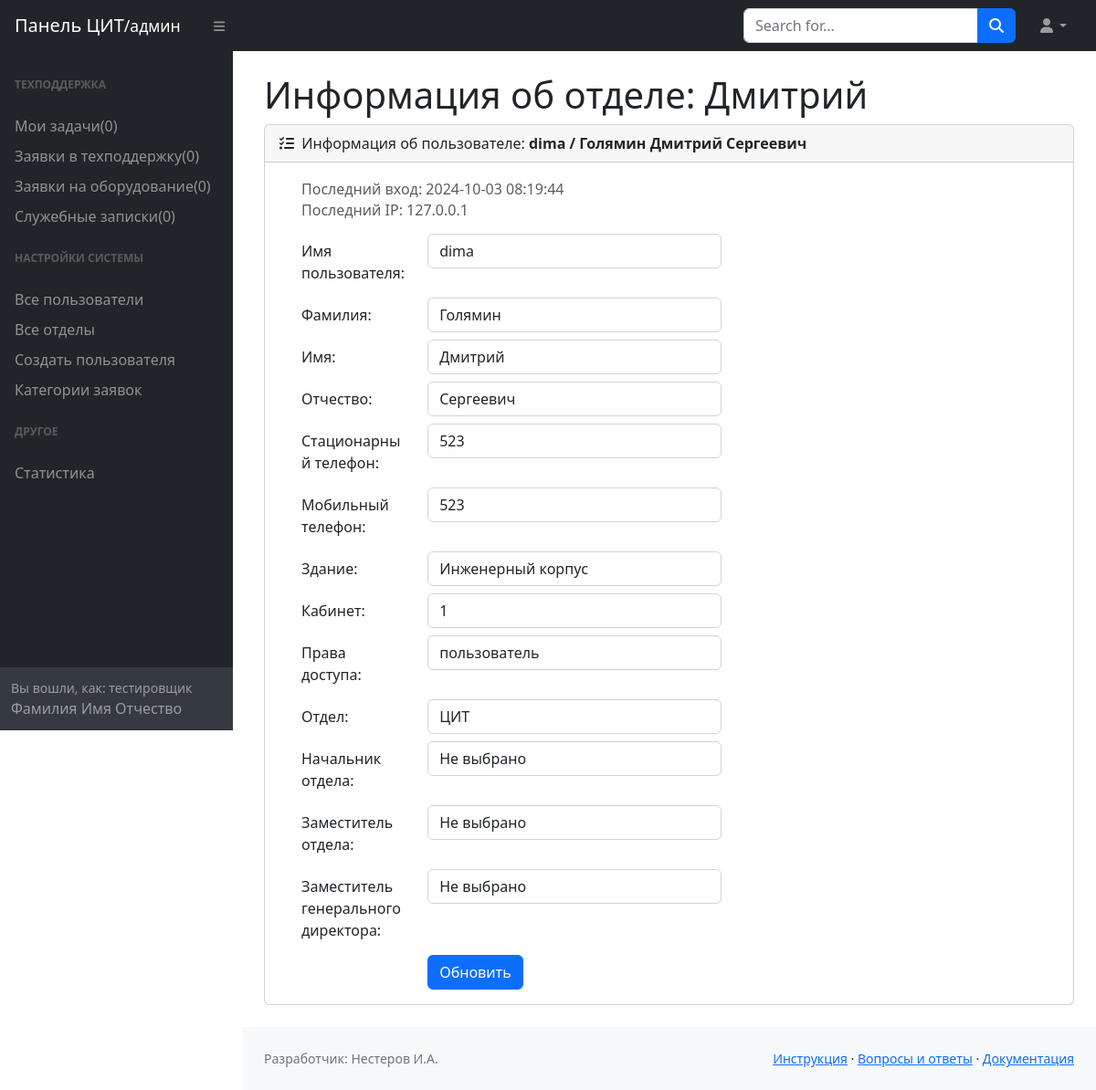
The app's page /admin/user/2 (signed in) with its own data.
### models.py (models this page shows)
class User(Base):
    __tablename__ = 'user'
    id = Column(Integer, primary_key=True, index=True)
    username = Column(String, nullable=False, unique=True)
    password = Column(String, nullable=False)
    surname = Column(String, nullable=False)
    name = Column(String, nullable=False)
    patronymic = Column(String, nullable=True)
    tel_stationary = Column(String, nullable=True)
    tel_mobile = Column(String, nullable=True)
    building = Column(String, nullable=True)
    cabinet = Column(String, nullable=True)
    last_entry = Column(DateTime, default=func.now())
    last_ip = Column(String, nullable=True)
    dostup = Column(String, default='пользователь', nullable=True)
    otdel_id = Column(Integer, ForeignKey('otdel.id', ondelete='SET NULL'), nullable=True)
    otdel = relationship("Otdel", back_populates="users", foreign_keys=[otdel_id])
    otdel_nachalnik = relationship("Otdel", foreign_keys="[Otdel.nachalnik_id]", back_populates="nachalnik")
    otdel_zam = relationship("Otdel", foreign_keys="[Otdel.zam_id]", back_populates="zam")
    otdel_zgd = relationship("Otdel", foreign_keys="[Otdel.zgd_id]", back_populates="zgd")
    tasks_help_created = relationship("Task", foreign_keys="[Task.user_create_id]", back_populates="user_create")
    tasks_help_user_admin = relationship("Task", foreign_keys="[Task.user_admin_id]", back_populates="user_admin")
    tasks_eq_created = relationship("Task_equipment", foreign_keys="[Task_equipment.user_create_id]",
                                    back_populates="user_create")
    tasks_eq_user_admin = relationship("Task_equipment", foreign_keys="[Task_equipment.user_admin_id]",
                                       back_populates="user_admin")
    tasks_universal_created = relationship("Task_Universal", foreign_keys="[Task_Universal.user_create_id]",
                                           back_populates="user_create")
    tasks_universal_user_admin = relationship("Task_Universal", foreign_keys="[Task_Universal.user_admin_id]",
                                              back_populates="user_admin")

### routers/admin.py (the view)
@router.get("/user/{user_id}")
async def get_user(request: Request, user_id: int, db: AsyncSession = Depends(get_db),
                   current_user: User = Depends(access_check)):
    try:
        result = await db.execute(select(User).filter(User.id == user_id))
        user = result.scalars().first()
        result = await db.execute(select(Otdel))
        otdels = result.scalars().all()
        return templates.TemplateResponse("пользователь_обновление.html", {"request": request,
                                                                           "user": user,
                                                                           "roles": roles,
                                                                           "otdels": otdels})
    except SQLAlchemyError as e:
        print(f"Ошибка базы данных: {e}")

### templates/admin/пользователь_обновление.html (shortened to what this page needs)
{% extends 'base_admin.html' %}
{% block h1 %}Информация об отделе: {{ user.name }}{% endblock%}
{% block main %}
<div class="card mb-4 ">
    <div class="card-header">
        <i class="fas fa-tasks me-1"></i>
        Информация об пользователе: <b>{{ user.username }} / {{ user.surname }} {{ user.name }} {{ user.patronymic
        }}</b>
    </div>
    <div class="card-body">
        <div class="container-fluid px-4">
            <div class="form-group row mt-2">
                <h6 class="card-subtitle mb-2 text-body-secondary">Последний вход: {{ user.last_entry }}</h6>
                <h6 class="card-subtitle mb-2 text-body-secondary">Последний IP: {{ user.last_ip }}</h6>
                <form action="/admin/user/{{ user.id }}" method="post">
                    <div class="form-group row mt-2">
                        <label for="username" class="col-sm-2 col-form-label">Имя пользователя:</label>
                        <div class="col-sm-5">
                            <input type="text" id="username" name="username" class="form-control"
                                   value="{{ user.username }}">
                        </div>
                    </div>
                    <div class="form-group row mt-2">
                        <label for="surname" class="col-sm-2 col-form-label">Фамилия:</label>
                        <div class="col-sm-5">
                            <input type="text" id="surname" name="surname" class="form-control"
                                   value="{{ user.surname }}">
                        </div>
                    </div>
                    <div class="form-group row mt-2">
                        <label for="name" class="col-sm-2 col-form-label">Имя:</label>
                        <div class="col-sm-5">
                            <input type="text" id="name" name="name" class="form-control" value="{{ user.name }}">
                        </div>
                    </div>
                    <div class="form-group row mt-2">
                        <label for="patronymic" class="col-sm-2 col-form-label">Отчество:</label>
                        <div class="col-sm-5">
                            <input type="text" id="patronymic" name="patronymic" class="form-control"
                                   value="{{ user.patronymic }}">
                        </div>
                    </div>
                    <div class="form-group row mt-2">
                        <label for="tel_stationary" class="col-sm-2 col-form-label">Стационарный телефон:</label>
                        <div class="col-sm-5">
                            <input type="number" id="tel_stationary" name="tel_stationary" class="form-control"
                                   value="{{ user.tel_stationary }}">
                        </div>
                    </div>
                    <div class="form-group row mt-2">
                        <label for="tel_mobile" class="col-sm-2 col-form-label">Мобильный телефон:</label>
                        <div class="col-sm-5">
                            <input type="number" id="tel_mobile" name="tel_mobile" class="form-control"
                                   value="{{ user.tel_mobile }}">
                        </div>
                    </div>
                    <div class="form-group row mt-2">
                        <label for="building" class="col-sm-2 col-form-label">Здание:</label>
                        <div class="col-sm-5">
                            <input type="text" id="building" name="building" class="form-control"
                                   value="{{ user.building }}">
                        </div>
                    </div>
                    <div class="form-group row mt-2">
                        <label for="cabinet" class="col-sm-2 col-form-label">Кабинет:</label>
                        <div class="col-sm-5">
                            <input type="text" id="cabinet" name="cabinet" class="form-control"
                                   value="{{ user.cabinet }}">
                        </div>
                    </div>
                    <div class="form-group row mt-2">
                        <label for="dostup" class="col-sm-2 col-form-label">Права доступа:</label>
                        <div class="col-sm-5">
                            <select id="dostup" name="dostup" class="form-control">
                                {% for role in roles %}
                                <option value="{{ role }}" {% if user.dostup== role %}selected{% endif %}>{{ role }}
                                </option>
                                {% endfor %}
                            </select>
                        </div>
                    </div>
                    <div class="form-group row mt-2">
                        <label for="otdel_id" class="col-sm-2 col-form-label">Отдел:</label>
                        <div class="col-sm-5">
                            <select id="otdel_id" name="otdel_id" class="form-control">
                                {% for otdel in otdels %}
                                <option value="{{ otdel.id }}" {% if user.otdel and user.otdel.id== otdel.id
                                        %}selected{% endif %}>{{ otdel.name }}
                                </option>
                                {% endfor %}
                            </select>
                        </div>
                    </div>
                    <div class="form-group row mt-2">
                        <label for="nachalnik" class="col-sm-2 col-form-label">Начальник отдела:</label>
                        <div class="col-sm-5">
                            <select id="nachalnik" name="nachalnik" class="form-control">
                                <option value="">Не выбрано</option>
                            </select>
                        </div>
                    </div>
                    <div class="form-group row mt-2">
                        <label for="zam" class="col-sm-2 col-form-label">Заместитель отдела:</label>
                        <div class="col-sm-5">
                            <select id="zam" name="zam" class="form-control">
                                <option value="">Не выбрано</option>
                            </select>
                        </div>
                    </div>
                    <div class="form-group row mt-2">
                        <label for="zgd" class="col-sm-2 col-form-label">Заместитель генерального директора:</label>
                        <div class="col-sm-5">
                            <select id="zgd" name="zgd" class="form-control">
                                <option value="">Не выбрано</option>
                            </select>
                        </div>
                    </div>
                    <div class="form-group row mt-2">
                        <div class="col-sm-5 offset-sm-2">
                            <input type="submit" value="Обновить" class="btn btn-primary">
                        </div>
                    </div>
                </form>
            </div>
        </div>
    </div>
</div>
{% endblock %}

### records on screen
User: name "Дмитрий", username "dima", surname "Голямин", patronymic "Сергеевич", last_entry "2024-10-03 08:19:44", last_ip "127.0.0.1", tel_stationary "523", tel_mobile "523", building "Инженерный корпус", cabinet "1", dostup "пользователь"

### other values on screen
form field otdel_id "ЦИТ"
